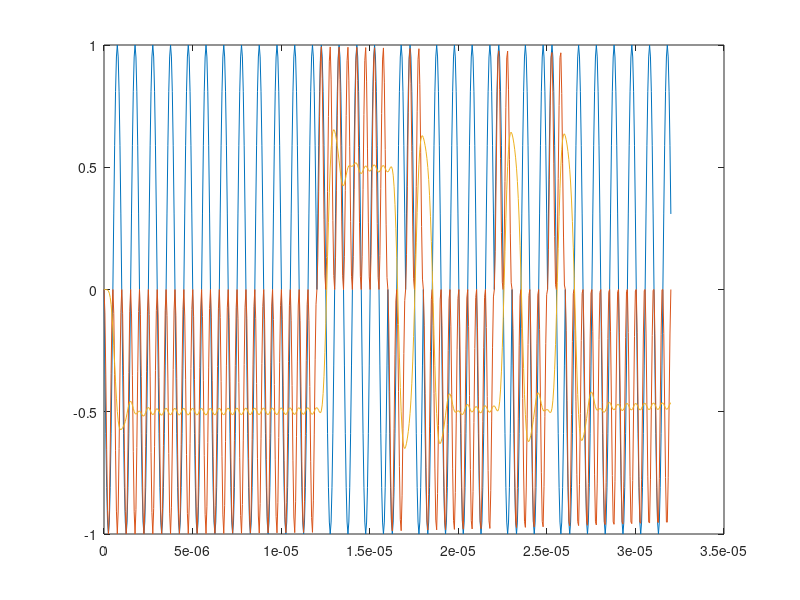
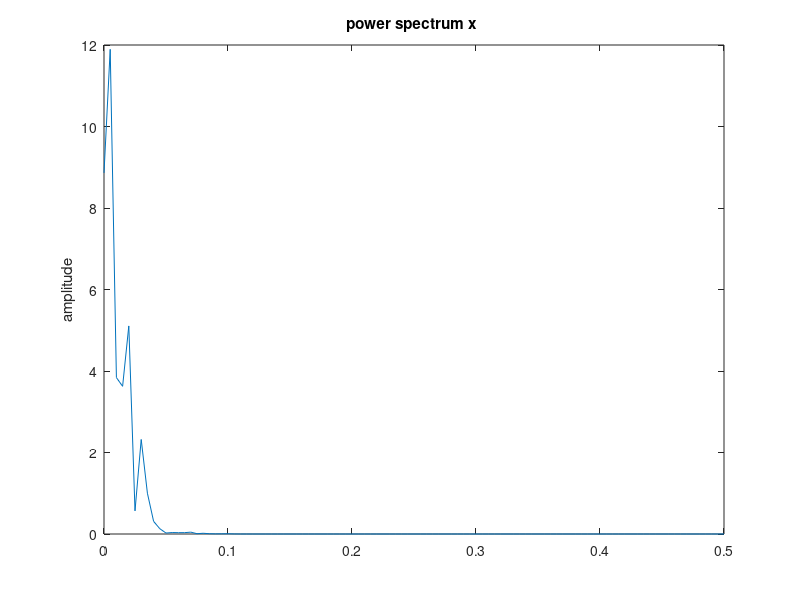

These figures' MATLAB source, in order:
freq = 1e6;
sps = freq * 20;
period = 1/freq;
t = linspace(0,period,1+sps/freq);
t = t(1:end-1);
zero = -sin(2.*pi.*freq.*t);
one  = +sin(2.*pi.*freq.*t);

code = 1000000;
codeBin = dec2bin(code,32);

waveform = [];
for i = 1:length(codeBin)
    if codeBin(i) == '1'
        waveform = [waveform, one];
    else
        waveform = [waveform, zero];
    end
end

tfull = linspace(0,period*length(codeBin),length(waveform));
lOscWave = sin(2.*pi.*freq.*tfull + 0.*pi/4);

detect = lOscWave.*waveform;

[b,a]=butter(5,2*freq/sps);
detectf = filter(b,a,detect);

figure(1);
plot(tfull, waveform, tfull, detect, tfull, detectf);

figure(2);
pwelch(waveform, 200);
pause;
pwelch(detect, 200);
pause;
pwelch(detectf, 200);
